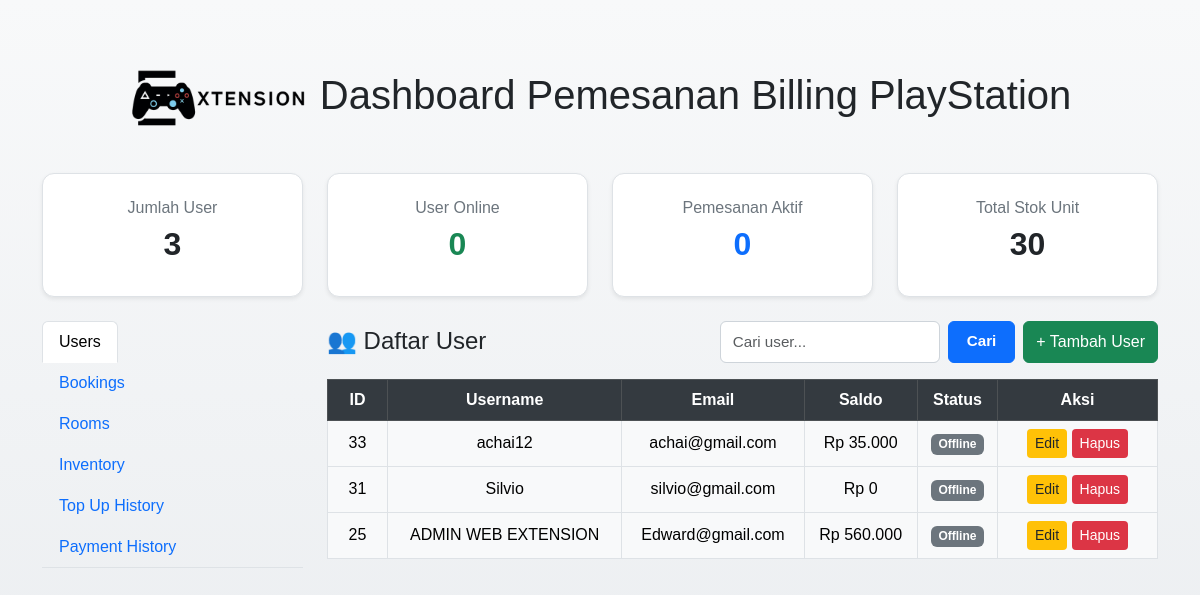
Page /Dashboard/dashboard.php (signed in) on the committed database.
### tables this page shows
CREATE TABLE `users` (
  `id` int NOT NULL,
  `username` varchar(100) NOT NULL,
  `email` varchar(150) NOT NULL,
  `password` varchar(255) NOT NULL,
  `role` enum('admin','user') DEFAULT 'user',
  `status` enum('online','offline') DEFAULT 'offline',
  `created_at` timestamp NULL DEFAULT CURRENT_TIMESTAMP,
  `saldo` int DEFAULT '0'
);

### Dashboard/dashboard.php (the view, shortened to what this page needs)
<?php
require_once __DIR__ . '/../config/config.php';
$totalUser = 0;
$userOnline = 0;
$activeOrders = 0;
$stok = 0;
$q = $connection->query("SELECT COUNT(*) AS total FROM users");
if ($q) $totalUser = (int)$q->fetch_assoc()['total'];
$q = $connection->query("SELECT COUNT(*) AS total FROM users WHERE status = 'online'");
if ($q) $userOnline = (int)$q->fetch_assoc()['total'];
$q = $connection->query("SELECT COUNT(*) AS total FROM orders WHERE status = 'pending'");
if ($q) $activeOrders = (int)$q->fetch_assoc()['total'];
$q = $connection->query("SELECT COALESCE(SUM(quantity_available), 0) AS total FROM inventory");
if ($q) $stok = (int)$q->fetch_assoc()['total'];
$search = isset($_GET['search']) ? $connection->real_escape_string($_GET['search']) : '';
$userQuery = $connection->query("SELECT * FROM users WHERE username LIKE '%$search%' OR email LIKE '%$search%' ORDER BY id DESC");
?>
<!doctype html>
<html lang="id">
<head>
    <link rel="stylesheet" href="https://cdn.jsdelivr.net/npm/bootstrap-icons@1.11.3/font/bootstrap-icons.min.css">
    <link rel="stylesheet" href="https://cdn.jsdelivr.net/npm/bootstrap@5.3.3/dist/css/bootstrap.min.css">
  <link rel="stylesheet" href="styledashboard.css">
</head>
<body>
  <div class="container mt-5">
    <h1 class="text-center mb-4">
      <div class="Homepage">
        <a href="../../index.php" class="logo-link">
          <img src="../assets/Logo.png" alt="logo" class="logo"/>
        </a> Dashboard Pemesanan Billing PlayStation
      </div>
    </h1>
    <div class="row text-center g-4 mb-4">
      <div class="col-md-3">
        <div class="card info-card p-4 shadow-sm">
          <h6 class="text-secondary mb-2">Jumlah User</h6>
          <h2 class="fw-bold text-dark"><?= $totalUser ?></h2>
        </div>
      </div>
      <div class="col-md-3">
        <div class="card info-card p-4 shadow-sm">
          <h6 class="text-secondary mb-2">User Online</h6>
          <h2 class="fw-bold text-success"><?= $userOnline ?></h2>
        </div>
      </div>
      <div class="col-md-3">
        <div class="card info-card p-4 shadow-sm">
          <h6 class="text-secondary mb-2">Pemesanan Aktif</h6>
          <h2 class="fw-bold text-primary"><?= $activeOrders ?></h2>
        </div>
      </div>
      <div class="col-md-3">
        <div class="card info-card p-4 shadow-sm">
          <h6 class="text-secondary mb-2">Total Stok Unit</h6>
          <h2 class="fw-bold text-dark"><?= $stok ?></h2>
        </div>
      </div>
    </div>
    <div class="row">
      <div class="col-md-3">
        <ul class="nav nav-tabs flex-column" id="dashboardTabs" role="tablist" aria-orientation="vertical">
          <li class="nav-item" role="presentation">
            <button class="nav-link active" id="users-tab" data-bs-toggle="tab" data-bs-target="#users" type="button" role="tab" aria-controls="users" aria-selected="true">Users</button>
          </li>
          <li class="nav-item" role="presentation">
            <button class="nav-link" id="bookings-tab" data-bs-toggle="tab" data-bs-target="#bookings" type="button" role="tab" aria-controls="bookings" aria-selected="false">Bookings</button>
          </li>
          <li class="nav-item" role="presentation">
            <button class="nav-link" id="rooms-tab" data-bs-toggle="tab" data-bs-target="#rooms" type="button" role="tab" aria-controls="rooms" aria-selected="false">Rooms</button>
          </li>
          <li class="nav-item" role="presentation">
            <button class="nav-link" id="inventory-tab" data-bs-toggle="tab" data-bs-target="#inventory" type="button" role="tab" aria-controls="inventory" aria-selected="false">Inventory</button>
          </li>
          <li class="nav-item" role="presentation">
            <button class="nav-link" id="topup-history-tab" data-bs-toggle="tab" data-bs-target="#topup-history" type="button" role="tab" aria-controls="topup-history" aria-selected="false">Top Up History</button>
          </li>
          <li class="nav-item" role="presentation">
            <button class="nav-link" id="payment-history-tab" data-bs-toggle="tab" data-bs-target="#payment-history" type="button" role="tab" aria-controls="payment-history" aria-selected="false">Payment History</button>
          </li>
        </ul>
      </div>
      <div class="col-md-9">
        <div class="tab-content" id="dashboardTabsContent">
          <div class="tab-pane fade show active" id="users" role="tabpanel" aria-labelledby="users-tab">
            <div class="d-flex justify-content-between align-items-center mb-3 flex-wrap gap-2">
              <h4 class="m-0">👥 Daftar User</h4>
              <div class="d-flex gap-2">
                <form method="GET" class="d-flex">
                  <input type="text" name="search" class="form-control me-2" placeholder="Cari user..." value="<?= htmlspecialchars($search) ?>">
                  <button class="btn btn-primary">Cari</button>
                </form>
                <button class="btn btn-success" id="btnAddUser">+ Tambah User</button>
              </div>
            </div>
            <table class="table table-hover table-bordered text-center align-middle">
              <thead class="table-dark">
                <tr>
                  <th style="width: 60px;">ID</th>
                  <th>Username</th>
                  <th>Email</th>
                  <th>Saldo</th>
                  <th>Status</th>
                  <th style="width: 160px;">Aksi</th>
                </tr>
              </thead>
              <tbody>
                <?php if ($userQuery && $userQuery->num_rows > 0): ?>
                  <?php while ($row = $userQuery->fetch_assoc()): ?>
                    <tr>
                      <td><?= $row['id'] ?></td>
                      <td><?= htmlspecialchars($row['username']) ?></td>
                      <td><?= htmlspecialchars($row['email']) ?></td>
                      <td>Rp <?= number_format($row['saldo'] ?? 0, 0, ',', '.') ?></td>
                      <td>
                        <span class="badge <?= ($row['status'] ?? 'offline') == 'online' ? 'bg-success' : 'bg-secondary' ?>">
                          <?= ucfirst($row['status'] ?? 'offline') ?>
                        </span>
                      </td>
                      <td>
                        <button
                          class="btn btn-warning btn-sm btnEditUser"
                          data-id="<?= $row['id'] ?>"
                          data-username="<?= htmlspecialchars($row['username']) ?>"
                          data-email="<?= htmlspecialchars($row['email']) ?>"
                          data-status="<?= $row['status'] ?>">
                          Edit
                        </button>
                        <a href="delete_user.php?id=<?= $row['id'] ?>"
                           class="btn btn-danger btn-sm btnDeleteUserLink"
                           >
                          Hapus
                        </a>
                      </td>
                    </tr>
                  <?php endwhile; ?>
                <?php else: ?>
                  <tr><td colspan="6" class="text-muted">Tidak ada user ditemukan.</td></tr>
                <?php endif; ?>
              </tbody>
            </table>
          </div>
        </div>
      </div>
    </div>
  </div>
</body>
</html>

### Dashboard/styledashboard.css (style rules this page uses)
body { font-family: 'Poppins', sans-serif; background: linear-gradient(180deg, #f8f9fa 0%, #e9ecef 100%); min-height: 100vh; margin: 0; padding: 0; }
.logo { width: 180px; }
.logo-link { display: inline-block; transition: transform 0.3s ease; }
.info-card { background: #ffffff; border: 1px solid #dee2e6; border-radius: 12px; transition: 0.3s; }
.nav-tabs { position: relative; z-index: 1060; }
.d-flex.gap-2 form input { width: 220px; height: 42px; border-radius: 6px; border: 1px solid #ced4da; padding: 8px 12px; font-size: 0.95rem; }
.d-flex.gap-2 form button { height: 42px; padding: 0 18px; font-weight: 600; font-size: 0.95rem; display: flex; align-items: center; justify-content: center; }
.table th { background: #343a40; color: white; }
.table td { background: #f8f9fa; }
.btn-warning { background-color: #ffc107; border: none; color: #212529; font-weight: 500; }
.btn-danger { background-color: #dc3545; border: none; color: white; font-weight: 500; }

### Dashboard/dashboard.php (style rules this page uses)
.nav-tabs { position: relative; z-index: 1060; }
.nav-tabs { position: relative; z-index: 1050; }

### rows in the picture
users: id "33", username "achai12", email "achai@gmail.com", saldo "35.000", status "Offline"
users: id "31", username "Silvio", email "silvio@gmail.com", saldo "0", status "Offline"
users: id "25", username "ADMIN WEB EXTENSION", email "Edward@gmail.com", saldo "560.000", status "Offline"

### other values in the picture
$totalUser "3"
$userOnline "0"
$activeOrders "0"
$stok "30"
